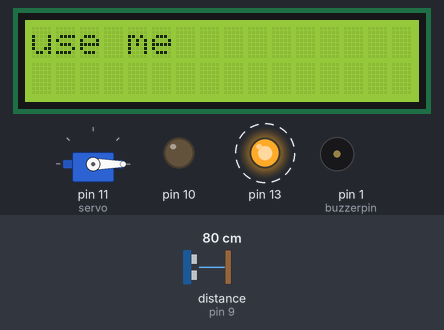
The sketch below on a simulated Arduino Uno, built with avr-gcc and run on an emulated ATmega328P. Shown: servo, 16×2 character LCD, output pins drawn as LEDs (lit = HIGH), buzzer (waves = sounding). Wiring (inferred from the names in the program): ultrasonic range finder: trigger pin 8; echo pin 9. Dashed ring = blinking. The test bench sets the inputs (shaded band); at power-on: distance to the obstacle (sensor on pin 9) 80 cm. The echo pulse lasts 58.3 µs per cm; pins used as bus, display or sensor lines are not drawn; what the sketch prints to the serial monitor is not drawn.

Above: at 0.6 s.
1.3 s: distance to the obstacle (sensor on pin 9) set to 12 cm
5.7 s: distance to the obstacle (sensor on pin 9) set to 9 cm
At 6.3 s:
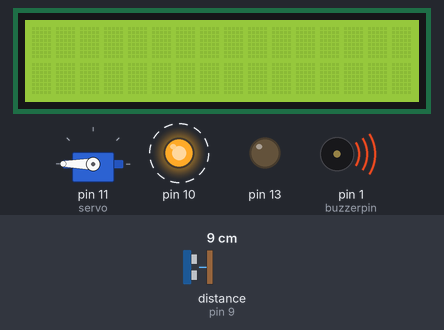
8.0 s: distance to the obstacle (sensor on pin 9) set to 18 cm
At 8.48 s:
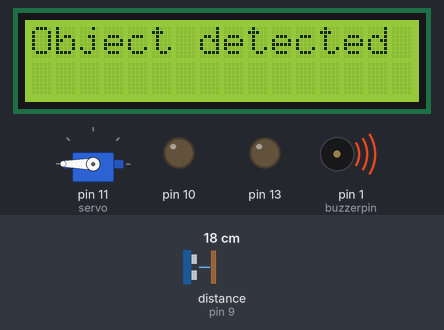
11.2 s: distance to the obstacle (sensor on pin 9) set to 2 cm
At 11.8 s:
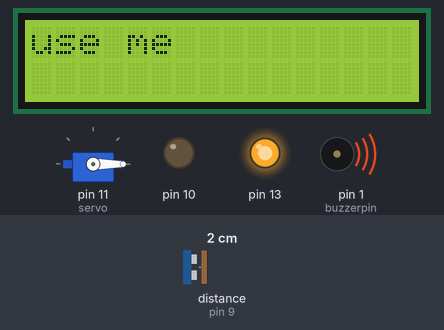
Timing chart, 0 to 15.2 s (numbered marks = the images above; inputs shaded):
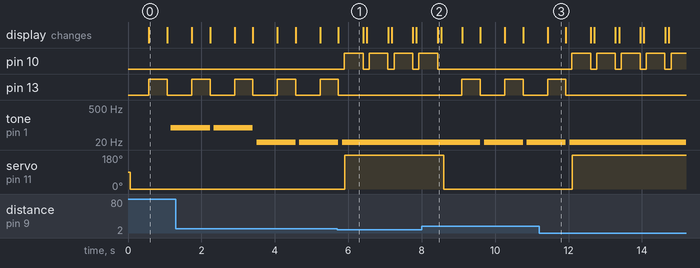

The sketch:

ultrasonic_sensor.ino
```cpp
#include <Servo.h>
Servo servo;
#include <LiquidCrystal.h>
const int rs=12,en=7,d4=5,d5=4,d6=3,d7=2;
LiquidCrystal LCD(rs,en,d4,d5,d6,d7);
int echo = 9;
int trig=8;
int buzzerpin=1;
long distance;
long duration;
int servopin=11;
void setup() {
pinMode(echo,INPUT);
pinMode(trig,OUTPUT);
pinMode(10,OUTPUT);
pinMode(13,OUTPUT);
Serial.begin(9600);
servo.attach(11,600,2300);
  LCD.begin(16,2);
  pinMode(1,OUTPUT);
}

void loop() {


  digitalWrite(trig,HIGH);
  delayMicroseconds(2);
  digitalWrite(trig,HIGH);
  delayMicroseconds(10);
  digitalWrite(trig,LOW);
  delayMicroseconds(2);
  duration=pulseIn(echo,HIGH);
  distance=duration*(0.034/2);
  Serial.println("Distance is: ");
  Serial.println(distance);
  if(distance<=9)
  {
    {
    digitalWrite(10,HIGH);
     delay(10);
    }
  servo.write(180);
  delay(500);
    digitalWrite(10,LOW);
      LCD.print("Object detected");
      Serial.println("Object detected");
      delay(100);
    digitalWrite(10,LOW);
    LCD.clear();
}
  else
  {
    servo.write(0);
    delay(500);
   digitalWrite(13,HIGH);
   LCD.print("use me");
   Serial.println("Use me");
    delay(500);
    digitalWrite(13,LOW);
     noTone(buzzerpin);
      LCD.clear();
        servo.write(0);
  delay(100);
  }
   tone(1, distance);
  delay(60);
  noTone(4);


}
```

Measured:
- the behaviour switches between 11 and 10 cm on distance to the obstacle (sensor on pin 9) (found by bisection; images 0 and 1)
- after the input at 5.7 s, pin 10: alternates HIGH for 0.51 s and LOW for 0.17 s, starting after 0.19 s; pin 13: goes on until 5.7 s, then stays LOW; servo on pin 11 (servo): 0° → 180° after 0.20 s
- after the input at 8.0 s, pin 10: goes on until 8.4 s, then stays LOW; pin 13: alternates HIGH for 0.50 s and LOW for 0.66 s, starting after 1.1 s; tone on pin 1 (buzzerpin): alternates 17 Hz for 1.1 s and silent for 0.10 s, starting after 1.6 s; servo on pin 11 (servo): 180° → 0° after 0.60 s
- after the input at 11.2 s, pin 10: alternates HIGH for 0.51 s and LOW for 0.17 s, starting after 0.89 s; pin 13: goes on until 11.9 s, then stays LOW; servo on pin 11 (servo): 0° → 180° after 0.90 s
- by itself, pin 13: alternates HIGH for 0.50 s and LOW for 0.66 s
- by itself, tone on pin 1 (buzzerpin): plays 78 Hz for 1.1 s, 11 Hz for 1.1 s, 11 Hz for 1.0 s
- what the display in image 0 shows lasts 0.5 s, from 0.6 s to 1.1 s
